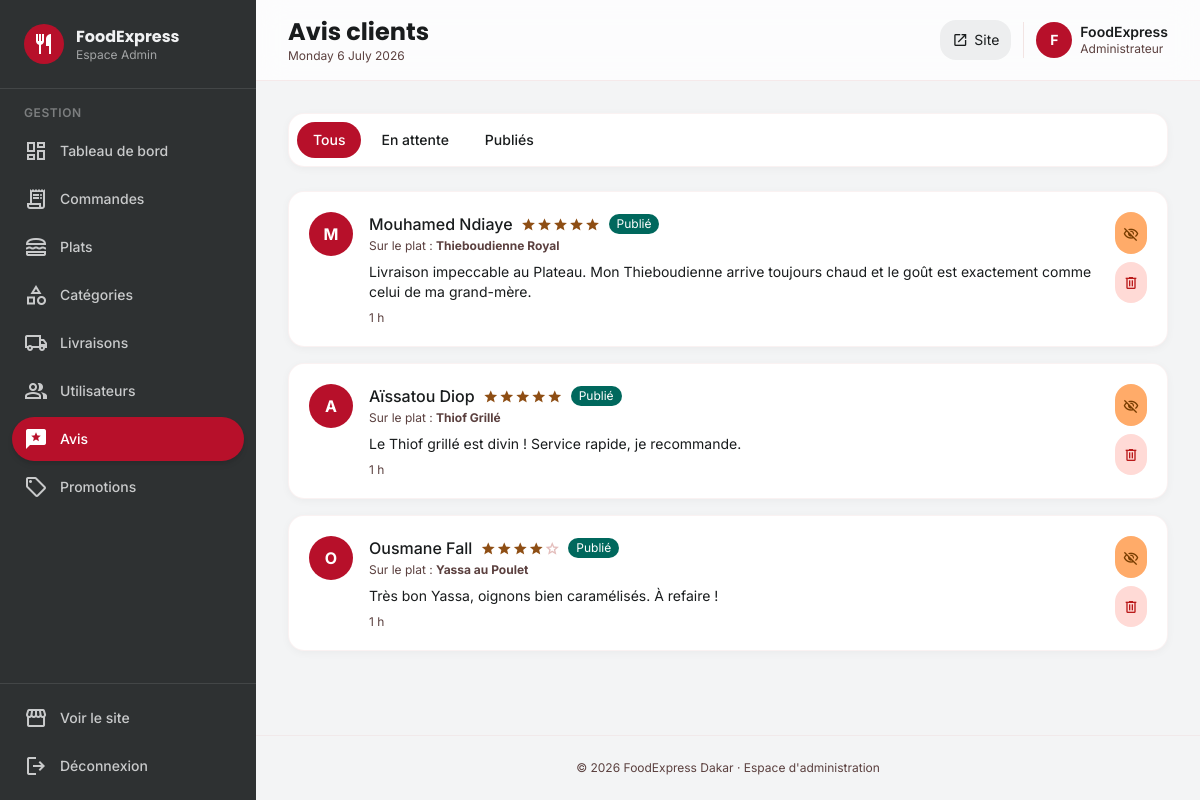
The app's page /admin/avis.php (signed in) with its own data.
### tables this page shows
CREATE TABLE IF NOT EXISTS avis (
    id INT AUTO_INCREMENT PRIMARY KEY,
    user_id INT NOT NULL,
    plat_id INT DEFAULT NULL,
    commande_id INT DEFAULT NULL,
    note INT NOT NULL CHECK (note BETWEEN 1 AND 5),
    commentaire TEXT,
    approuve TINYINT(1) DEFAULT 0,
    created_at DATETIME DEFAULT CURRENT_TIMESTAMP,
    FOREIGN KEY (user_id) REFERENCES users(id) ON DELETE CASCADE,
    FOREIGN KEY (plat_id) REFERENCES plats(id) ON DELETE CASCADE,
    INDEX idx_plat (plat_id)
);

CREATE TABLE IF NOT EXISTS users (
    id INT AUTO_INCREMENT PRIMARY KEY,
    nom VARCHAR(100) NOT NULL,
    prenom VARCHAR(100) NOT NULL,
    email VARCHAR(150) NOT NULL UNIQUE,
    telephone VARCHAR(30) DEFAULT NULL,
    adresse VARCHAR(255) DEFAULT NULL,
    quartier VARCHAR(100) DEFAULT NULL,
    password_hash VARCHAR(255) NOT NULL,
    role ENUM('client','admin') NOT NULL DEFAULT 'client',
    avatar VARCHAR(255) DEFAULT NULL,
    reset_token VARCHAR(255) DEFAULT NULL,
    reset_expires DATETIME DEFAULT NULL,
    created_at DATETIME DEFAULT CURRENT_TIMESTAMP,
    INDEX idx_email (email),
    INDEX idx_role (role)
);

CREATE TABLE IF NOT EXISTS plats (
    id INT AUTO_INCREMENT PRIMARY KEY,
    categorie_id INT NOT NULL,
    nom VARCHAR(150) NOT NULL,
    slug VARCHAR(180) NOT NULL UNIQUE,
    description TEXT,
    ingredients TEXT,
    prix DECIMAL(10,2) NOT NULL,
    prix_promo DECIMAL(10,2) DEFAULT NULL,
    image VARCHAR(255) DEFAULT NULL,
    temps_preparation INT DEFAULT 30 COMMENT 'en minutes',
    calories INT DEFAULT NULL,
    epice TINYINT(1) DEFAULT 0,
    vedette TINYINT(1) DEFAULT 0,
    disponible TINYINT(1) DEFAULT 1,
    note_moyenne DECIMAL(2,1) DEFAULT 0.0,
    nb_ventes INT DEFAULT 0,
    created_at DATETIME DEFAULT CURRENT_TIMESTAMP,
    FOREIGN KEY (categorie_id) REFERENCES categories(id) ON DELETE CASCADE,
    INDEX idx_categorie (categorie_id),
    INDEX idx_vedette (vedette),
    INDEX idx_disponible (disponible)
);

### includes/functions.php (called while the page is built, shortened)
<?php
function e($value) {
    return htmlspecialchars((string)$value, ENT_QUOTES | ENT_HTML5, 'UTF-8');
}
function timeAgo($datetime) {
    $time = strtotime($datetime);
    $diff = time() - $time;
    if ($diff < 86400) return floor($diff / 3600) . ' h';
    return date('d/m/Y', $time);
}

### admin/avis.php (the view, shortened to what this page needs)
<?php
require_once __DIR__ . '/../config/database.php';
$filter = $_GET['f'] ?? 'all';
$where = match($filter) {
    'pending' => 'WHERE a.approuve = 0',
    'approved' => 'WHERE a.approuve = 1',
    default => '',
};
$avis = $pdo->query("
    SELECT a.*, u.prenom, u.nom, p.nom AS plat_nom
    FROM avis a
    JOIN users u ON u.id = a.user_id
    LEFT JOIN plats p ON p.id = a.plat_id
    $where
    ORDER BY a.created_at DESC
")->fetchAll();
include __DIR__ . '/../includes/admin-sidebar.php';
?>
<div class="bg-white rounded-2xl p-2 shadow-soft border border-outline-variant/20 mb-6 flex gap-1">
    <a href="?f=all" class="px-4 py-2 rounded-xl text-sm font-medium <?= $filter === 'all' ? 'bg-primary text-white' : 'hover:bg-surface-container-low' ?>">Tous</a>
    <a href="?f=pending" class="flex items-center gap-2 px-4 py-2 rounded-xl text-sm font-medium <?= $filter === 'pending' ? 'bg-primary text-white' : 'hover:bg-surface-container-low' ?>">
        En attente
    </a>
    <a href="?f=approved" class="px-4 py-2 rounded-xl text-sm font-medium <?= $filter === 'approved' ? 'bg-primary text-white' : 'hover:bg-surface-container-low' ?>">Publiés</a>
</div>
<div class="space-y-4">
    <?php foreach ($avis as $a): ?>
        <div class="bg-white rounded-2xl p-5 shadow-soft border border-outline-variant/20">
            <div class="flex items-start gap-4">
                <div class="w-11 h-11 rounded-full bg-primary text-white flex items-center justify-center font-bold flex-shrink-0">
                    <?= strtoupper(substr($a['prenom'], 0, 1)) ?>
                </div>
                <div class="flex-1 min-w-0">
                    <div class="flex items-center gap-2 flex-wrap">
                        <span class="font-medium"><?= e($a['prenom'] . ' ' . $a['nom']) ?></span>
                        <div class="flex">
                            <?php for ($i = 1; $i <= 5; $i++): ?>
                                <span class="material-symbols-outlined text-base <?= $i <= $a['note'] ? 'text-secondary icon-fill' : 'text-outline-variant' ?>">star</span>
                            <?php endfor; ?>
                        </div>
                        <?php if ($a['approuve']): ?>
                            <span class="text-xs px-2 py-0.5 rounded-full bg-tertiary text-white">Publié</span>
                        <?php else: ?>
                            <span class="text-xs px-2 py-0.5 rounded-full bg-secondary-container text-on-secondary-container">En attente</span>
                        <?php endif; ?>
                    </div>
                    <?php if ($a['plat_nom']): ?>
                        <div class="text-xs text-on-surface-variant mt-0.5">Sur le plat : <strong><?= e($a['plat_nom']) ?></strong></div>
                    <?php endif; ?>
                    <p class="text-sm mt-2 text-on-surface"><?= e($a['commentaire']) ?></p>
                    <div class="text-xs text-on-surface-variant mt-2"><?= timeAgo($a['created_at']) ?></div>
                </div>
                <div class="flex flex-col gap-2">
                    <?php if (!$a['approuve']): ?>
                        <form method="post">
                            <?= csrfField() ?>
                            <input type="hidden" name="action" value="approuver">
                            <input type="hidden" name="id" value="<?= $a['id'] ?>">
                            <button class="p-2 bg-tertiary text-white rounded-lg hover:brightness-110 transition-all" title="Approuver">
                                <span class="material-symbols-outlined text-base">check</span>
                            </button>
                        </form>
                    <?php else: ?>
                        <form method="post">
                            <button class="p-2 bg-secondary-container text-on-secondary-container rounded-lg hover:brightness-95 transition-all" title="Masquer">
                                <span class="material-symbols-outlined text-base">visibility_off</span>
                            </button>
                        </form>
                    <?php endif; ?>
                    <form method="post" onsubmit="return confirm('Supprimer cet avis ?');">
                        <button class="p-2 bg-error-container text-error rounded-lg hover:bg-error hover:text-white transition-colors" title="Supprimer">
                            <span class="material-symbols-outlined text-base">delete</span>
                        </button>
                    </form>
                </div>
            </div>
        </div>
    <?php endforeach; ?>
</div>
<?php include __DIR__ . '/../includes/admin-footer.php'; ?>

### includes/head.php (style rules this page uses)
* { font-family: 'Inter', sans-serif; }
.material-symbols-outlined { font-variation-settings: 'FILL' 0, 'wght' 400, 'GRAD' 0, 'opsz' 24; vertical-align: middle; }
.icon-fill { font-variation-settings: 'FILL' 1; }
body { background: #f8f9fa; color: #191c1d; }

### records on screen
avis: user.prenom "M", user.nom "Mouhamed Ndiaye", note 5 (drawn), approuve "Publié", plat.nom "Thieboudienne Royal", commentaire "Livraison impeccable au Plateau. Mon Thieboudienne arrive toujours chaud et le goût est exactement comme celui de ma grand-mère.", created_at "1 h"
avis: user.prenom "A", user.nom "Aïssatou Diop", note 5 (drawn), approuve "Publié", plat.nom "Thiof Grillé", commentaire "Le Thiof grillé est divin ! Service rapide, je recommande.", created_at "1 h"
avis: user.prenom "O", user.nom "Ousmane Fall", note 4 (drawn), approuve "Publié", plat.nom "Yassa au Poulet", commentaire "Très bon Yassa, oignons bien caramélisés. À refaire !", created_at "1 h"

### other values on screen
$item['label'] "Tableau de bord"
$item['label'] "Commandes"
$item['label'] "Plats"
$item['label'] "Catégories"
$item['label'] "Livraisons"
$item['label'] "Utilisateurs"
$item['label'] "Avis"
$item['label'] "Promotions"
$pageTitle "Avis clients"
substr($_SESSION['user_prenom'] ?? 'A', 0, 1) "F"
$_SESSION['user_prenom'] "FoodExpress"
